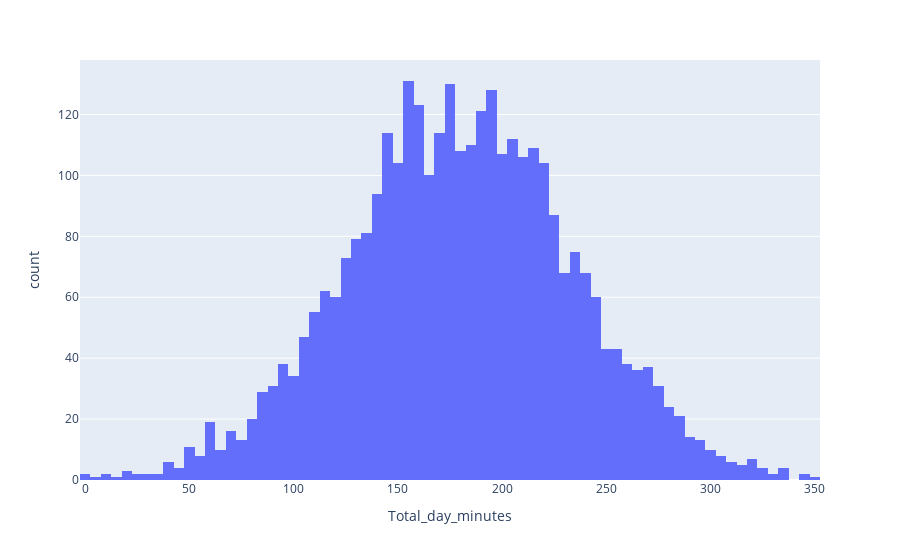

Here is the notebook cell this chart was saved with:
### Code cell
px.histogram(df, x= "Total_day_minutes")

### Figure 1 — Plotly figure (JSON) as saved in the notebook; plotly's stock layout.template omitted (floating-point values rounded to 4 significant figures; data arrays with more than 128 entries replaced by an {"elided": "..."} marker saying what was removed)
{"data": [{"bingroup": "x", "hovertemplate": "Total_day_minutes=%{x}<br>count=%{y}<extra></extra>", "legendgroup": "", "marker": {"color": "#636efa", "pattern": {"shape": ""}}, "name": "", "orientation": "v", "showlegend": false, "type": "histogram", "x": {"elided": "3333 float values"}, "xaxis": "x", "yaxis": "y"}], "layout": {"barmode": "relative", "legend": {"tracegroupgap": 0}, "margin": {"t": 60}, "xaxis": {"anchor": "y", "domain": [0, 1], "title": {"text": "Total_day_minutes"}}, "yaxis": {"anchor": "x", "domain": [0, 1], "title": {"text": "count"}}}}
